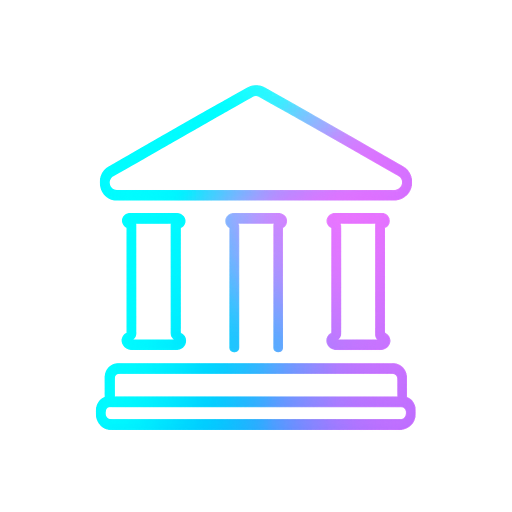
#> input picture assets/images/Bank.png, 1024 x 1024 px, given in place of flame.png, which was not available (shown at 1/2 size)
$ python check-gate1.py
#> lines starting #> are read from the running program, lines starting #| are printed output that depends on the picture; pictures that were not available may be replaced by others from this repository, and a replacement may not be noted
from PIL import Image, ImageDraw, ImageFont
from pathlib import Path
import json, struct, hashlib, numpy as np
from scipy.ndimage import label
root=Path(__file__).resolve().parents[1]
names=['flame','gem-stack','trophy']
canvas=Image.new('RGB',(1080,800),'#102235'); d=ImageDraw.Draw(canvas)
#> after `canvas = Image.new('RGB', (1080, 800), '#102235')`:
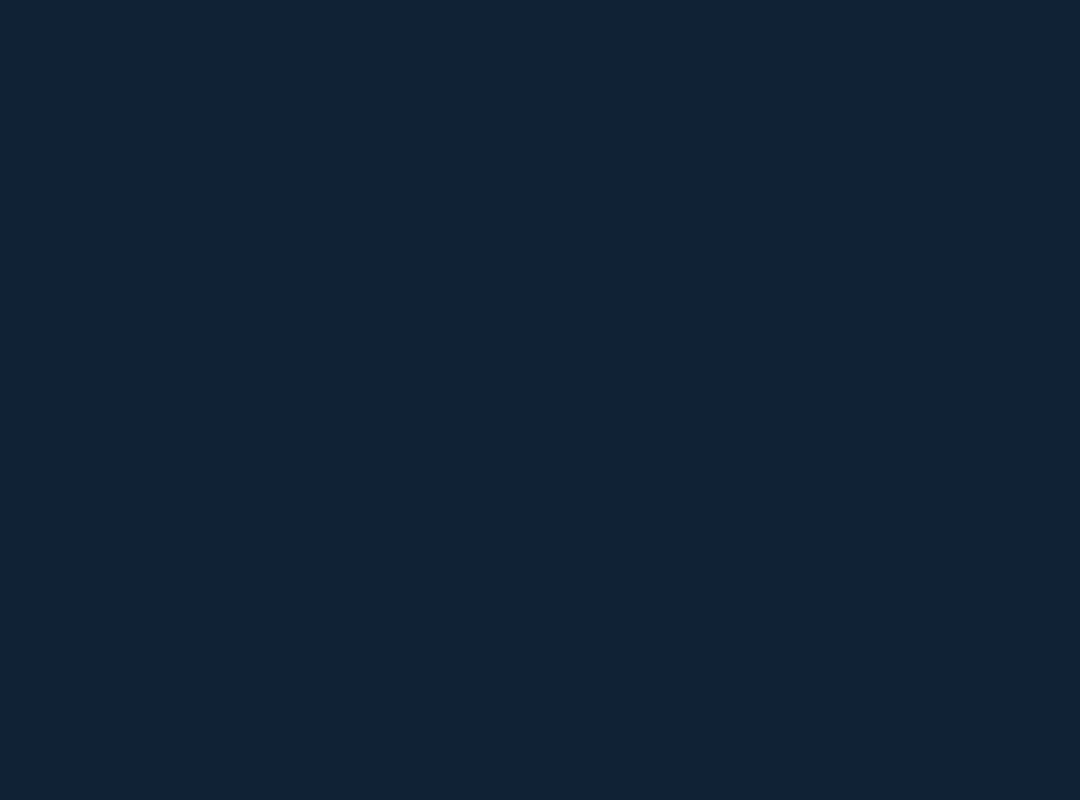
#> canvas: PIL image 1080x800 RGB; mean R, G, B 16, 34, 53
font=ImageFont.truetype('C:/Windows/Fonts/segoeui.ttf',20)
small=ImageFont.truetype('C:/Windows/Fonts/segoeui.ttf',16)
d.text((32,20),'DEEPLIFE GLOSSY / STYLE FRAME / REVIEW GATE 1',font=font,fill='white')
checks={}
for row,bg in enumerate(['#071321','#F8FAFC']):
 y=68+row*358; d.rectangle((16,y,1064,y+342),fill=bg)
 ink='white' if row==0 else '#293D43'
 d.text((32,y+12),bg+'  /  160 px + 48 px',font=small,fill=ink)
 for i,name in enumerate(names):
  im=Image.open(root/'icons'/f'{name}.png').convert('RGBA')
#> im is the input picture: PIL image 1024x1024 RGBA; mean R, G, B, A 45.4, 102.1, 148.1, 27.4
  x=80+i*340
  canvas.paste(im.resize((160,160),Image.Resampling.LANCZOS),(x,y+53),im.resize((160,160),Image.Resampling.LANCZOS))
  mini=im.resize((48,48),Image.Resampling.LANCZOS); canvas.paste(mini,(x+56,y+236),mini)
#> after `mini = im.resize((48, 48), Image.Resampling.LANCZOS)`:
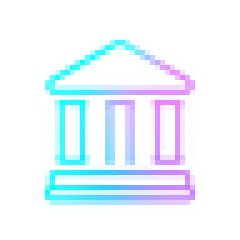
#> mini: PIL image 48x48 RGBA (shown 5 times larger); mean R, G, B, A 32.3, 61.1, 84.1, 29; transparent parts drawn white
  d.text((x+20,y+302),name,font=small,fill=ink)
  alpha=im.getchannel('A'); bbox=alpha.getbbox()
#> after `alpha = im.getchannel('A')`:
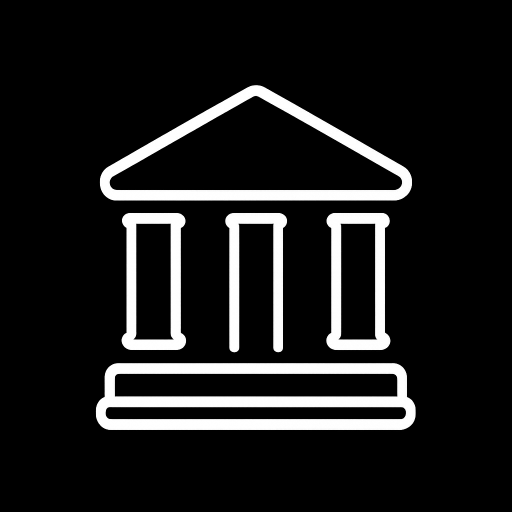
#> alpha: PIL image 1024x1024 L (shown at 1/2 size); min 0, max 255, mean 27.4
#> after `bbox = alpha.getbbox()`: bbox = (191, 168, 945, 966)
  labels,count=label(np.asarray(alpha)>0); components=sorted(np.bincount(labels.ravel())[1:].tolist(),reverse=True)
#> after `labels, count = label(np.asarray(alpha) > 0)`:
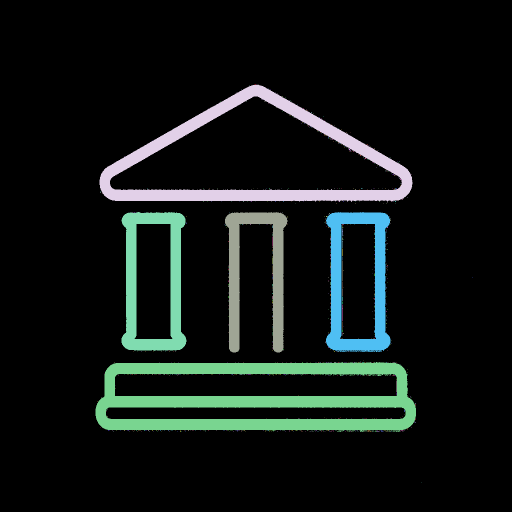
#> labels: shape (1024, 1024) int32 (shown at 1/2 size); 898 distinct labels, from 0 to 897; one colour per label, 0 black
#> after `labels, count = label(np.asarray(alpha) > 0)`: count = 897
#> after `components = sorted(np.bincount(labels.ravel())[1:].tolist(), reverse=`: components = 897 values, max 44434 at index 0, min 1 at index 297, mean 134.9
#> (the run stopped early here; a loop or call above may not have finished)

$ run again, on assets/images/Tombstone.png
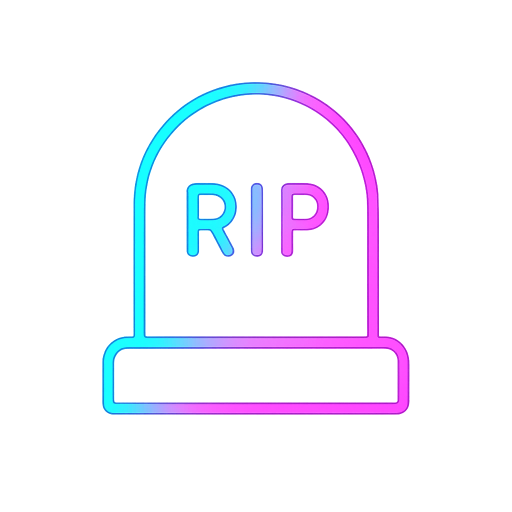
#> input picture assets/images/Tombstone.png, 1024 x 1024 px, given in place of flame.png, which was not available (shown at 1/2 size)
#> im is the input picture: PIL image 1024x1024 RGBA; mean R, G, B, A 97.9, 94.8, 143.2, 20.6
#> `alpha = im.getchannel('A')`:
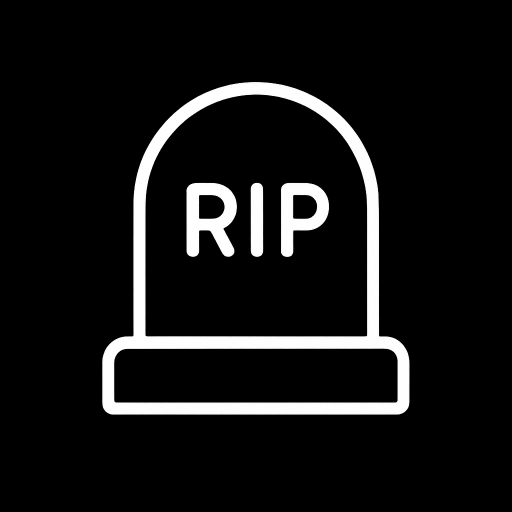
#> alpha: PIL image 1024x1024 L (shown at 1/2 size); min 0, max 255, mean 20.6
#> bbox = (88, 67, 1014, 970)
#> `labels, count = label(np.asarray(alpha) > 0)`:
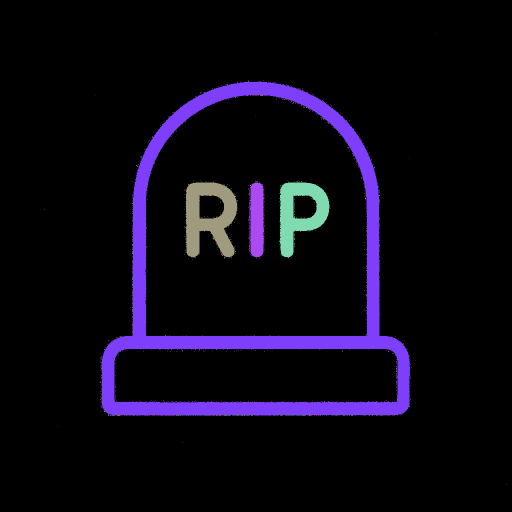
#> labels: shape (1024, 1024) int32 (shown at 1/2 size); 885 distinct labels, from 0 to 884; one colour per label, 0 black
#> count = 884
#> components = 884 values, max 68909 at index 0, min 1 at index 232, mean 103.8
